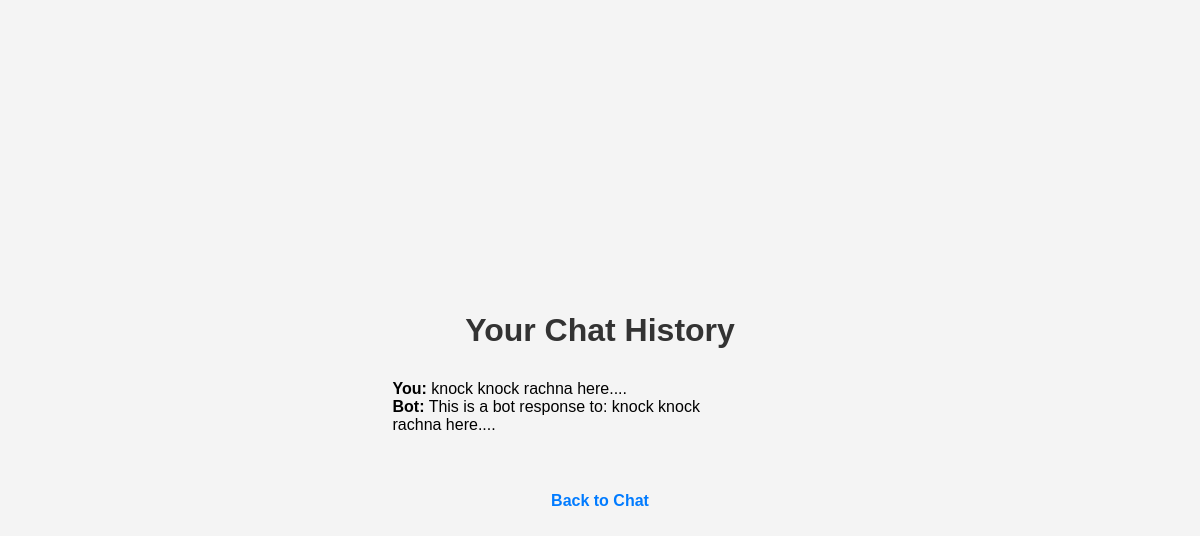
Page /chat_history (signed in) on the committed database.
### flask_chathistory/app.py (models this page shows)
class ChatHistory(db.Model):
    id = db.Column(db.Integer, primary_key=True)
    user_id = db.Column(db.Integer, db.ForeignKey('user.id'), nullable=False)
    user_message = db.Column(db.String(200), nullable=False)
    bot_response = db.Column(db.String(500), nullable=False)
    user = db.relationship('User', back_populates="chats")

### flask_chathistory/app.py (the view)
@app.route('/chat_history')
def chat_history():
    if 'user_id' not in session:
        return redirect(url_for('login'))
    history = ChatHistory.query.filter_by(user_id=session['user_id']).all()
    return render_template('chat_history.html', history=history)

### flask_chathistory/templates/chat_history.html (shortened to what this page needs)
<!DOCTYPE html>
<html>
<head>
    <link rel="stylesheet" href="{{ url_for('static', filename='chat_history.css') }}">
</head>
<body>
    <h1>Your Chat History</h1>
    <ul>
        {% for chat in history %}
            <li><strong>You:</strong> {{ chat.user_message }}<br><strong>Bot:</strong> {{ chat.bot_response }}</li>
        {% endfor %}
    </ul>
    <br>
    <a href="{{ url_for('chat') }}">Back to Chat</a>
</body>
</html>

### flask_chathistory/static/chat_history.css (style rules this page uses)
body { font-family: Arial, sans-serif; background-color: #f4f4f4; margin: 0; padding: 0; display: flex; flex-direction: column; align-items: center; justify-content: center; height: 100vh; }
h1 { color: #333; }
ul { list-style: none; padding: 0; margin: 0; }
li { margin-bottom: 15px; padding: 10px; border-radius: 10px; max-width: 80%; word-wrap: break-word; }
strong { font-weight: bold; }
a { text-decoration: none; color: #007bff; font-weight: bold; margin-top: 15px; display: inline-block; }

### rows in the picture
ChatHistory: user_message "knock knock rachna here....", bot_response "This is a bot response to: knock knock rachna here...."
